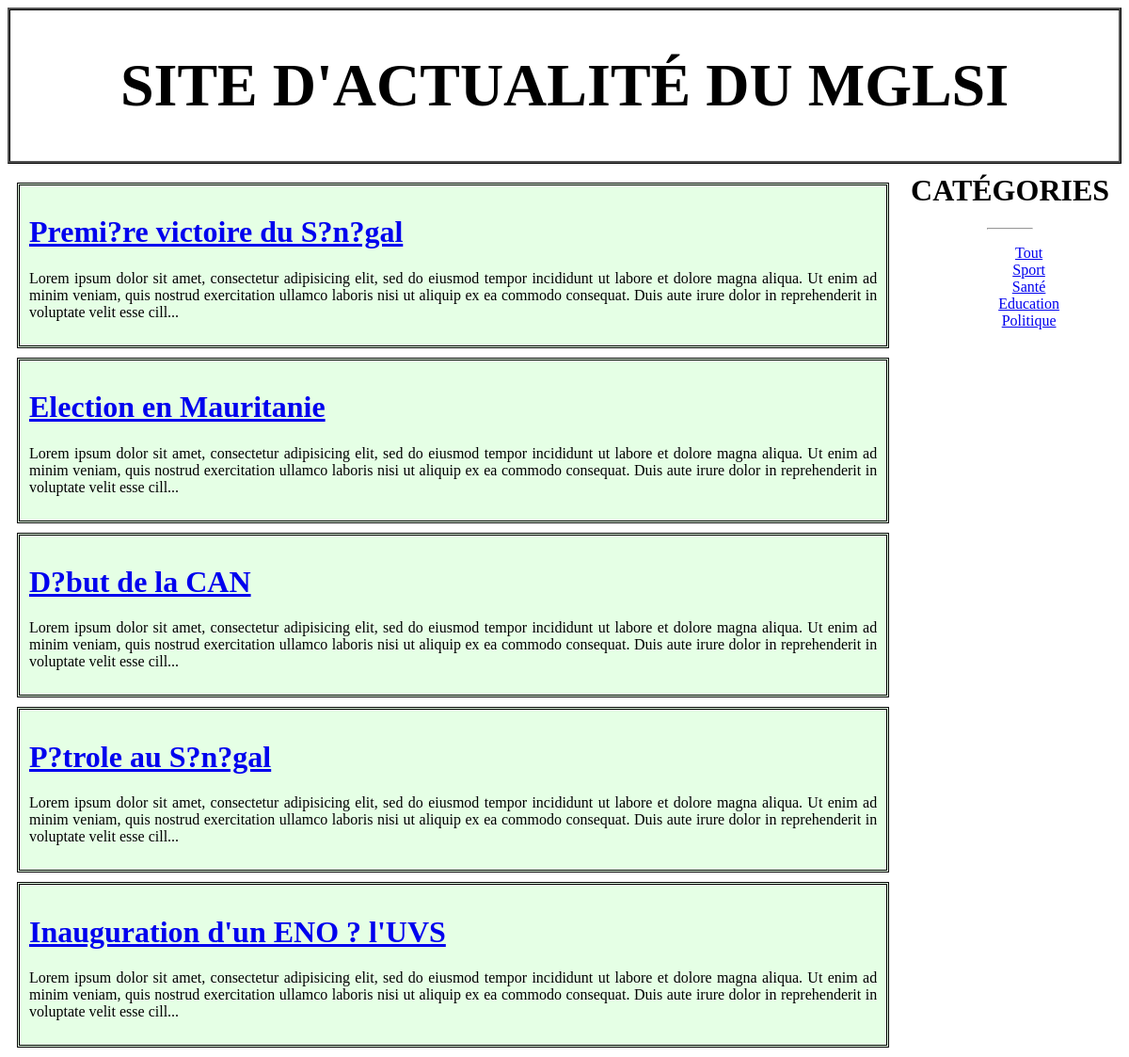
The page / on the database its author committed.
### tables this page shows
CREATE TABLE IF NOT EXISTS `article` (
  `id` int(11) NOT NULL AUTO_INCREMENT,
  `titre` varchar(255) DEFAULT NULL,
  `contenu` text,
  `dateCreation` datetime DEFAULT CURRENT_TIMESTAMP,
  `dateModification` datetime DEFAULT CURRENT_TIMESTAMP,
  `categorie` int(11) DEFAULT NULL,
  PRIMARY KEY (`id`),
  KEY `fk_categorie_article` (`categorie`)
);

CREATE TABLE IF NOT EXISTS `categorie` (
  `id` int(11) NOT NULL AUTO_INCREMENT,
  `libelle` varchar(20) DEFAULT NULL,
  PRIMARY KEY (`id`)
);

### controleur/Controller.php (called while the page is built, shortened)
<?php
	require_once 'modele/Article.php';
	require_once 'modele/Categorie.php';
	class Controller
	{
		public function showAccueil()
		{
			$articles = Article::getList();
			$categories = Categorie::getList();
			require_once 'vue/accueil.php';
		}
	}
?>

### modele/Article.php (called while the page is built, shortened)
<?php
	class Article
	{
		public static function getList()
		{
			$bdd = ConnexionManager::getInstance();
			$data = $bdd->query('SELECT * FROM Article');
			$articles = $data->fetchAll(PDO::FETCH_CLASS, 'Article');
			return $articles;
		}
	}
?>

### modele/Categorie.php (called while the page is built, shortened)
<?php
	class Categorie
	{
		public static function getList()
		{
			$bdd = ConnexionManager::getInstance();
			$reponse = $bdd->query('SELECT * FROM Categorie');
			$data = $reponse->fetchAll(PDO::FETCH_CLASS, 'Categorie');
			return $data;
		}
	}
?>

### vue/accueil.php (the view, shortened to what this page needs)
<!DOCTYPE html>
<html>
<head>
	<link rel="stylesheet" type="text/css" href="assets/css/style.css">
</head>
<body>
	<?php require_once 'inc/entete.php'; ?>
	<div id="contenu">
		<?php if (!empty($articles)): ?>
			<?php foreach ($articles as $article): ?>
				<div class="article">
					<h1><a href="index.php?action=article&id=<?= $article->id ?>"><?= $article->titre ?></a></h1>
					<p><?= substr($article->contenu, 0, 300) . '...' ?></p>
				</div>
			<?php endforeach ?>
		<?php else: ?>
			<div class="message">Aucun article trouvé</div>
		<?php endif ?>
	</div>
	<?php
		require_once 'inc/menu.php';
	?>
</body>
</html>

### index.php (shortened to what this page needs)
<?php
	require_once 'controleur/Controller.php';
	$controller = new Controller();
	if (!isset($_GET['action']))
	{
		$controller->showAccueil();
	}
?>

### vue/inc/entete.php
<div id="entete">
	<h1>Site d'actualité du MGLSI</h1>
</div>

### vue/inc/menu.php
<div id="menu">
	<h1>Catégories</h1><hr width="20%">
	<ul>
		<li><a href="index.php">Tout</a></li>
		<?php foreach ($categories as $categorie): ?>
			<li><a href="index.php?action=categorie&id=<?= $categorie->id ?>"><?= $categorie->libelle ?></a></li>
		<?php endforeach ?>
	</ul>
</div>

### assets/css/style.css (style rules this page uses)
#entete { font-size: 2em; text-align: center; font-family: "AGENCY FB"; text-transform: uppercase; border: 3px ridge black; margin-bottom: 10px; }
#contenu { float: left; width: 80%; text-align: justify; }
#menu { margin-left: 80%; text-align: center; }
#menu li { list-style-type: none; }
#menu h1 { margin-top: 0px; padding-top: 0px; font-family: "AGENCY FB"; text-transform: uppercase; }
.article { margin: 10px; padding: 10px; border:3px double black; background-color: rgba(0, 255, 0, 0.1); }

### rows shown on the page
article: titre "Premi?re victoire du S?n?gal", contenu "Lorem ipsum dolor sit amet, consectetur adipisicing elit, sed do eiusmod tempor incididunt ut labore et dolore magna aliqua. Ut enim ad minim veniam, quis nostrud exercitation ullamco laboris nisi ut aliquip ex ea commodo consequat. Duis aute irure dolor in reprehenderit in voluptate velit esse cill"
article: titre "Election en Mauritanie", contenu "Lorem ipsum dolor sit amet, consectetur adipisicing elit, sed do eiusmod tempor incididunt ut labore et dolore magna aliqua. Ut enim ad minim veniam, quis nostrud exercitation ullamco laboris nisi ut aliquip ex ea commodo consequat. Duis aute irure dolor in reprehenderit in voluptate velit esse cill"
article: titre "D?but de la CAN", contenu "Lorem ipsum dolor sit amet, consectetur adipisicing elit, sed do eiusmod tempor incididunt ut labore et dolore magna aliqua. Ut enim ad minim veniam, quis nostrud exercitation ullamco laboris nisi ut aliquip ex ea commodo consequat. Duis aute irure dolor in reprehenderit in voluptate velit esse cill"
article: titre "P?trole au S?n?gal", contenu "Lorem ipsum dolor sit amet, consectetur adipisicing elit, sed do eiusmod tempor incididunt ut labore et dolore magna aliqua. Ut enim ad minim veniam, quis nostrud exercitation ullamco laboris nisi ut aliquip ex ea commodo consequat. Duis aute irure dolor in reprehenderit in voluptate velit esse cill"
article: titre "Inauguration d'un ENO ? l'UVS", contenu "Lorem ipsum dolor sit amet, consectetur adipisicing elit, sed do eiusmod tempor incididunt ut labore et dolore magna aliqua. Ut enim ad minim veniam, quis nostrud exercitation ullamco laboris nisi ut aliquip ex ea commodo consequat. Duis aute irure dolor in reprehenderit in voluptate velit esse cill"
categorie: libelle "Sport"
categorie: libelle "Santé"
categorie: libelle "Education"
categorie: libelle "Politique"
